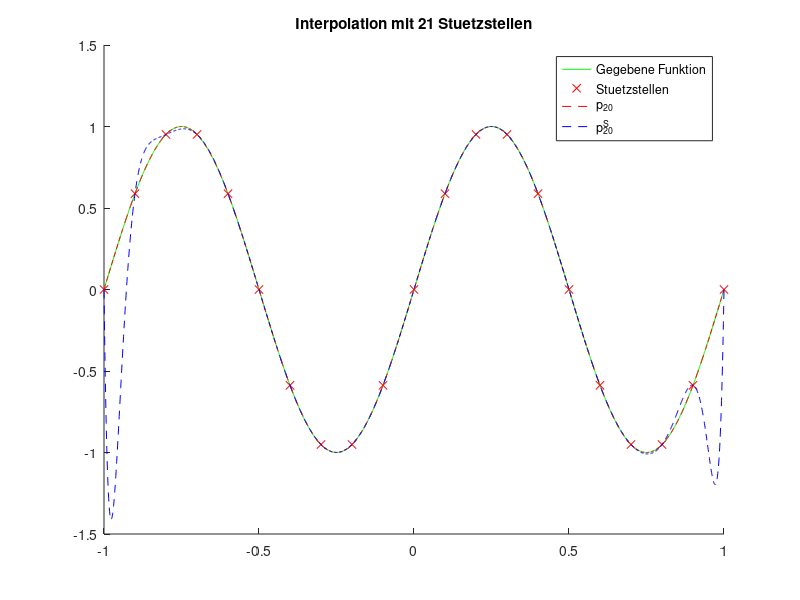

This figure's MATLAB source:
f = @(x) sin(2 * pi * x);
x_gl = @(n) -1 + 2 * (0:n) / n;


x_gl = x_gl(20);
'Gleichverteilte Koeffizienten für n = 20: '
coeff_gl = polyfit(x_gl, f(x_gl), 20);

f_dist = f(x_gl);
f_dist(9) = f_dist(9) + 0.001;
coeff_gl_dist = polyfit(x_gl, f_dist, 20)


xs = -1:0.001:1;
h = figure;
hold on;
plot(xs, f(xs), 'g');

plot(x_gl, f(x_gl), 'rx');
plot(xs, polyval(coeff_gl, xs), 'r--');

plot(xs, polyval(coeff_gl_dist, xs), 'b--');

title('Interpolation mit 21 Stuetzstellen');
legend('Gegebene Funktion', 'Stuetzstellen', ...
    'p_{20}', 'p_{20}^S');
hold off;
print(h, '-dpng', '-r100', '../figures/interpolation_stoerung.png');